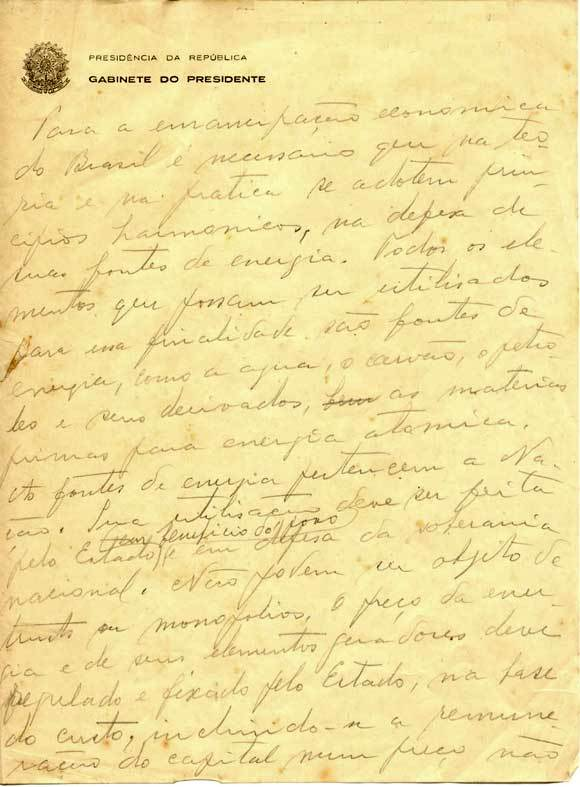
#> input picture Atividade7/carta_getulio.jpg, 580 x 787 px
$ python -i equalizacao.py   (imports and definitions only)
#> lines starting #> are read from the running program, lines starting #| are printed output that depends on the picture
#> further down, picture is the input picture: shape (787, 580, 3); mean B, G, R 157, 224.1, 240.9
import cv2 as cv
import numpy as np


def equalizeHist(image):
    imgHSV = cv.cvtColor(image, cv.COLOR_BGR2HSV)
#> imgHSV: shape (787, 580, 3); mean H, S, V 24.1, 89.7, 240.9
    imgHSV[:,:, 2] = cv.equalizeHist(imgHSV[:,:,2])
#> imgHSV: shape (787, 580, 3); mean H, S, V 24.1, 89.7, 134
    output = cv.cvtColor(imgHSV, cv.COLOR_HSV2BGR)
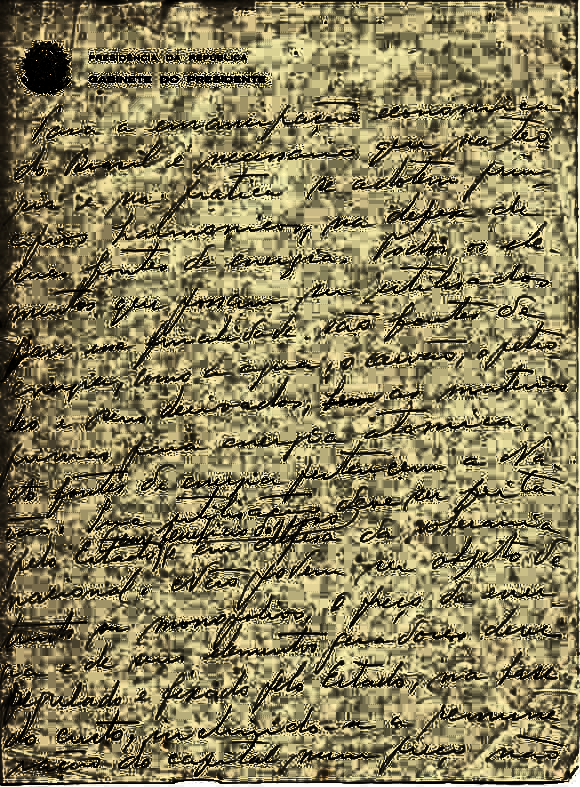
#> output: shape (787, 580, 3); mean B, G, R 88.6, 125, 134
    return  output

>>> import cv2
>>> picture = cv2.imread('carta_getulio.jpg')
>>> result = equalizeHist(picture)

$ run again, on Atividade7/mapa2.jpg
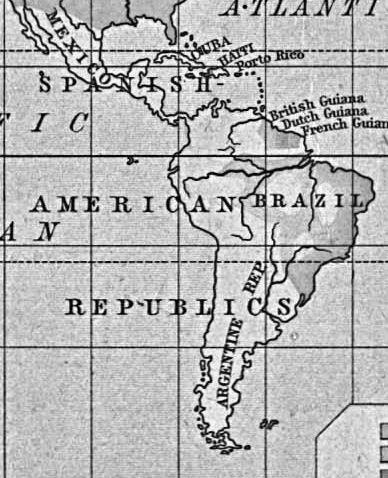
#> input picture Atividade7/mapa2.jpg, 388 x 478 px
#> picture is the input picture: shape (478, 388, 3); min 0, max 255, mean 181.2
#> in equalizeHist, `output = cv.cvtColor(imgHSV, cv.COLOR_HSV2BGR)`:
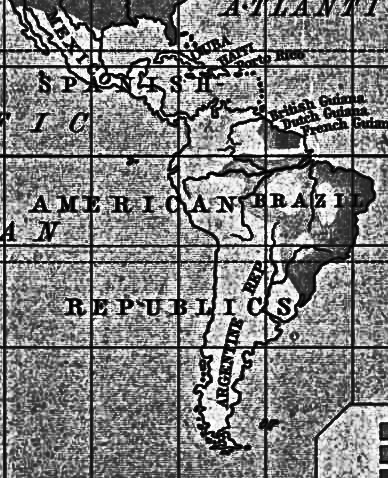
#> output: shape (478, 388, 3); min 0, max 255, mean 128.6

$ run again, on Atividade7/mapa3.jpg
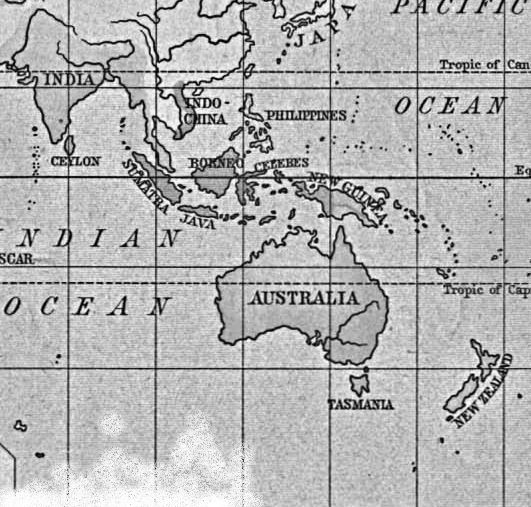
#> input picture Atividade7/mapa3.jpg, 531 x 507 px
#> picture is the input picture: shape (507, 531, 3); min 0, max 255, mean 179.9
#> in equalizeHist, `output = cv.cvtColor(imgHSV, cv.COLOR_HSV2BGR)`:
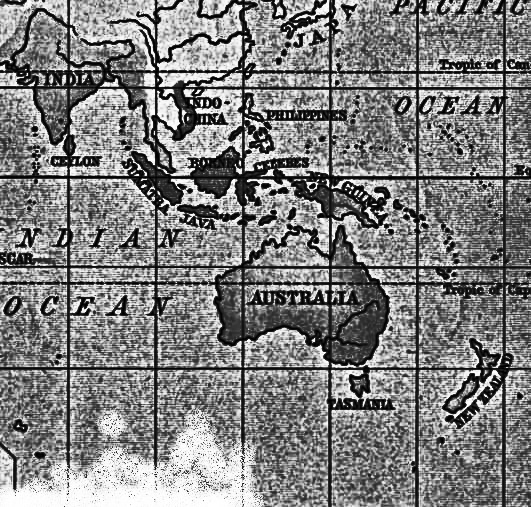
#> output: shape (507, 531, 3); min 0, max 255, mean 128.9
